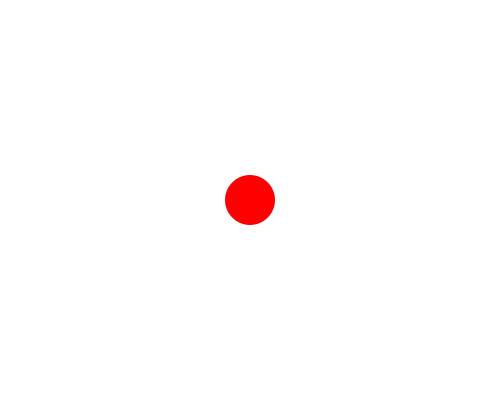
Frame 1 (no input)
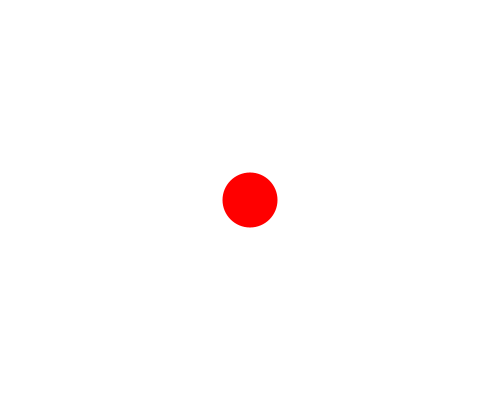
Frame 60 (the mouse pressed at the canvas centre just before this capture)
Frame 120 (the mouse held since frame 60 and released just before this capture): identical to frame 60, image omitted

The Processing sketch that drew these frames (run headless with seeded random() and noise(); from frame 60 on, the mouse is pressed at the canvas centre):

// Processing sketch: processing_64450
// ── processing_64450.pde

int siz=50;
int grow=0;

int n=0;

void setup() {
  size(500, 400);
  noStroke();
  smooth();
  fill(255, 0, 0);
}

void draw() {
  background(255);

    ellipse(250, 200, siz, siz); 

  if (n % 20==0) {
    grow=5;
  }  
  if (siz>75) {
    siz=75;
    grow=-2;
  }

  if (siz<55) {
    siz=55;
    grow=0;
  }

  siz=siz+grow;
  n=n+1;
}
